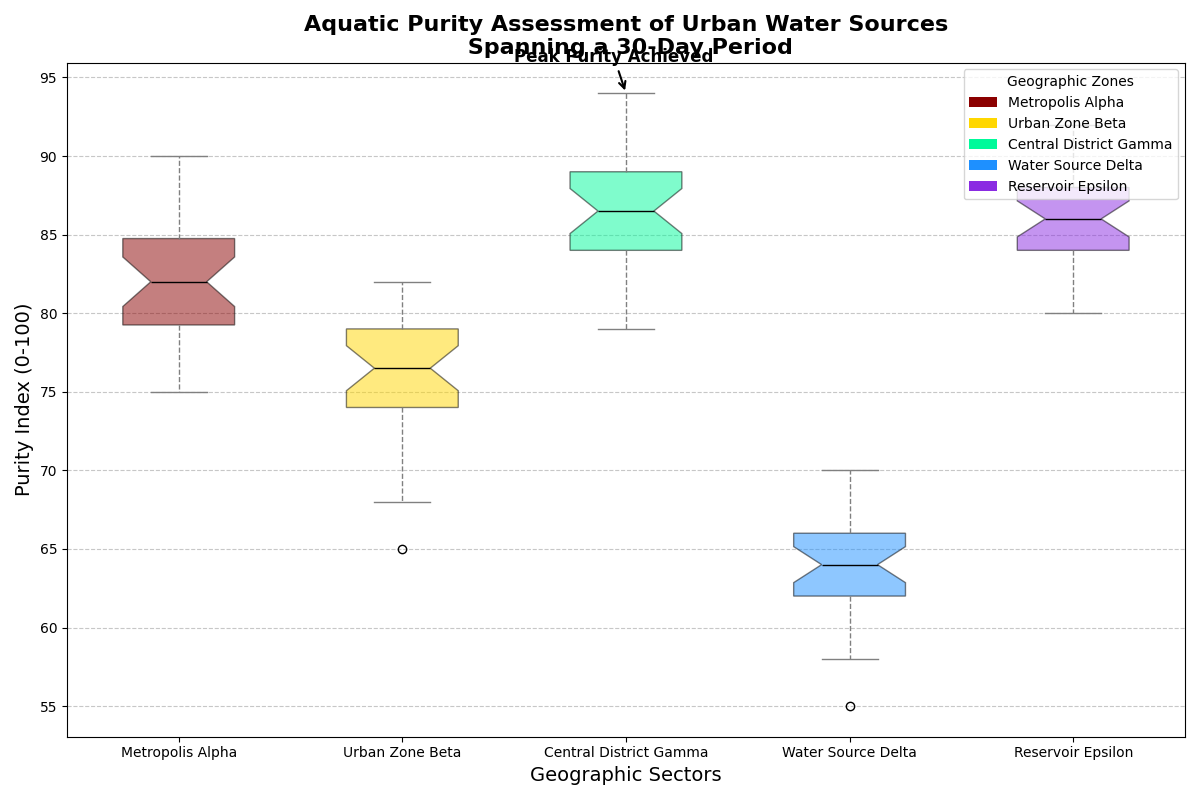

Recreate this plot in Python.
import matplotlib.pyplot as plt
from matplotlib.patches import Patch

water_quality_data = {
    'Metropolis Alpha': [75, 80, 85, 77, 82, 79, 81, 83, 85, 84, 81, 78, 80, 79, 83, 86, 88, 89, 90, 76, 78, 79, 81, 83, 84, 80, 82, 83, 85, 87],
    'Urban Zone Beta': [65, 68, 70, 72, 74, 69, 71, 75, 77, 79, 80, 81, 75, 74, 73, 78, 76, 77, 80, 82, 81, 79, 78, 76, 75, 74, 77, 78, 79, 80],
    'Central District Gamma': [90, 92, 93, 94, 89, 87, 88, 86, 85, 84, 83, 90, 89, 88, 87, 86, 85, 84, 83, 90, 89, 88, 87, 86, 85, 83, 81, 82, 80, 79],
    'Water Source Delta': [55, 58, 60, 62, 64, 59, 61, 63, 65, 67, 66, 68, 63, 62, 61, 64, 63, 65, 66, 68, 67, 69, 70, 65, 61, 62, 63, 64, 65, 66],
    'Reservoir Epsilon': [82, 84, 85, 86, 89, 87, 88, 86, 85, 87, 90, 92, 89, 88, 86, 84, 83, 85, 87, 89, 90, 88, 87, 86, 85, 84, 83, 82, 80, 81]
}

city_names = list(water_quality_data.keys())
quality_values = list(water_quality_data.values())

fig, ax = plt.subplots(figsize=(12, 8))

boxplot = ax.boxplot(quality_values, vert=True, patch_artist=True, notch=True, labels=city_names)

new_colors = ['#8B0000', '#FFD700', '#00FA9A', '#1E90FF', '#8A2BE2']  # New set of colors
for patch, color in zip(boxplot['boxes'], new_colors):
    patch.set_facecolor(color)
    patch.set_alpha(0.5)

plt.setp(boxplot['whiskers'], color='gray', linestyle='--')
plt.setp(boxplot['caps'], color='gray')
plt.setp(boxplot['medians'], color='black')

ax.set_title("Aquatic Purity Assessment of Urban Water Sources\n Spanning a 30-Day Period", fontsize=16, fontweight='bold')
ax.set_ylabel("Purity Index (0-100)", fontsize=14)
ax.set_xlabel("Geographic Sectors", fontsize=14)

ax.yaxis.grid(True, linestyle='--', alpha=0.7)

ax.annotate('Peak Purity Achieved', xy=(3, 94), xytext=(2.5, 96),
            arrowprops=dict(facecolor='black', arrowstyle='->', lw=1.5),
            fontsize=12, fontweight='bold', color='black')

legend_elements = [Patch(facecolor=color, label=city) for color, city in zip(new_colors, city_names)]
ax.legend(handles=legend_elements, title='Geographic Zones', loc='upper right')

plt.tight_layout()
plt.show()
